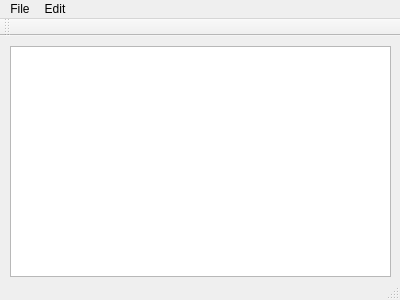
<?xml version="1.0" encoding="UTF-8"?>
<ui version="4.0">
 <class>MainWindow</class>
 <widget class="QMainWindow" name="MainWindow">
  <property name="geometry">
   <rect>
    <x>0</x>
    <y>0</y>
    <width>400</width>
    <height>300</height>
   </rect>
  </property>
  <property name="windowTitle">
   <string>MainWindow</string>
  </property>
  <widget class="QWidget" name="centralWidget">
   <widget class="QTextEdit" name="textEdit">
    <property name="geometry">
     <rect>
      <x>10</x>
      <y>10</y>
      <width>381</width>
      <height>231</height>
     </rect>
    </property>
   </widget>
  </widget>
  <widget class="QMenuBar" name="menuBar">
   <property name="geometry">
    <rect>
     <x>0</x>
     <y>0</y>
     <width>400</width>
     <height>21</height>
    </rect>
   </property>
   <widget class="QMenu" name="menuQt_Pad">
    <property name="title">
     <string>File</string>
    </property>
    <addaction name="actionNew"/>
    <addaction name="actionOpen"/>
    <addaction name="actionSave"/>
    <addaction name="actionSave_As"/>
   </widget>
   <widget class="QMenu" name="menuEdit">
    <property name="title">
     <string>Edit</string>
    </property>
    <addaction name="actionUndo"/>
    <addaction name="actionRedo"/>
    <addaction name="separator"/>
    <addaction name="actionCut"/>
    <addaction name="actionCopy"/>
    <addaction name="actionPaste"/>
   </widget>
   <addaction name="menuQt_Pad"/>
   <addaction name="menuEdit"/>
  </widget>
  <widget class="QToolBar" name="mainToolBar">
   <attribute name="toolBarArea">
    <enum>TopToolBarArea</enum>
   </attribute>
   <attribute name="toolBarBreak">
    <bool>false</bool>
   </attribute>
  </widget>
  <widget class="QStatusBar" name="statusBar"/>
  <action name="actionNew">
   <property name="text">
    <string>New</string>
   </property>
  </action>
  <action name="actionOpen">
   <property name="text">
    <string>Open</string>
   </property>
  </action>
  <action name="actionSave">
   <property name="text">
    <string>Save</string>
   </property>
  </action>
  <action name="actionSave_As">
   <property name="text">
    <string>Save As</string>
   </property>
  </action>
  <action name="actionCopy">
   <property name="text">
    <string>Copy</string>
   </property>
  </action>
  <action name="actionCut">
   <property name="text">
    <string>Cut</string>
   </property>
  </action>
  <action name="actionPaste">
   <property name="text">
    <string>Paste</string>
   </property>
  </action>
  <action name="actionUndo">
   <property name="text">
    <string>Undo</string>
   </property>
  </action>
  <action name="actionRedo">
   <property name="text">
    <string>Redo</string>
   </property>
  </action>
 </widget>
 <layoutdefault spacing="6" margin="11"/>
 <resources/>
 <connections/>
</ui>
